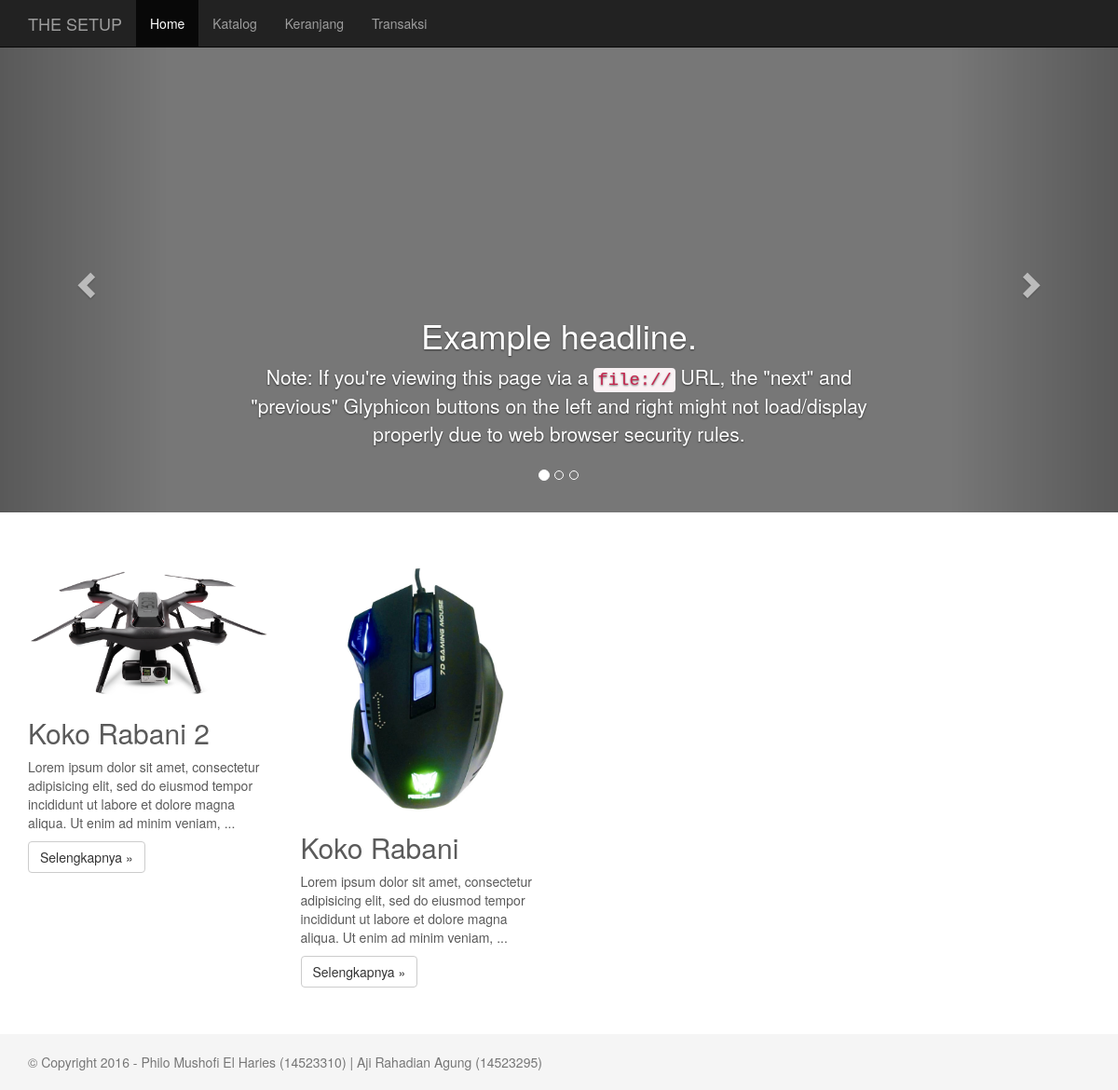
The page / on the database its author committed.
### tables this page shows
CREATE TABLE IF NOT EXISTS `produk` (
`id` int(11) NOT NULL,
  `nama` varchar(255) NOT NULL,
  `harga` int(11) NOT NULL,
  `ukuran` varchar(10) NOT NULL,
  `deskripsi` text NOT NULL,
  `kategori` varchar(255) NOT NULL,
  `image` varchar(50) NOT NULL
);

### index.php (the view, shortened to what this page needs)
<?php
require_once("config/database.php");
?>
<!DOCTYPE html>
<html lang="en">
<head>
    <link href="assets/bootstrap/css/bootstrap.min.css" rel="stylesheet" />
    <link href="css/index.css" rel="stylesheet" />
  </head>
  <body>
    <div class="navbar navbar-inverse navbar-fixed-top" role="navigation">
      <div class="container">
        <div class="navbar-header">
          <a class="navbar-brand" href="#">THE SETUP</a>
        </div>
        <div class="navbar-collapse collapse">
          <ul class="nav navbar-nav">
            <li class="active"><a href="index.php">Home</a></li>
            <li><a href="katalog.php">Katalog</a></li>
            <li><a href="keranjang.php">Keranjang</a></li>
            <li><a href="transaksi.php">Transaksi</a></li>
          </ul>
        </div>
      </div>
    </div>
    <div id="myCarousel" class="carousel slide" data-ride="carousel">
      <ol class="carousel-indicators">
        <li data-target="#myCarousel" data-slide-to="0" class="active"></li>
        <li data-target="#myCarousel" data-slide-to="1"></li>
        <li data-target="#myCarousel" data-slide-to="2"></li>
      </ol>
      <div class="carousel-inner">
        <div class="item active">
          <img alt="First slide">
          <div class="container">
            <div class="carousel-caption">
              <h1>Example headline.</h1>
              <p>Note: If you're viewing this page via a <code>file://</code> URL, the "next" and "previous" Glyphicon buttons on the left and right might not load/display properly due to web browser security rules.</p>
            </div>
          </div>
        </div>
      </div>
      <a class="left carousel-control" href="#myCarousel" role="button" data-slide="prev"><span class="glyphicon glyphicon-chevron-left"></span></a>
      <a class="right carousel-control" href="#myCarousel" role="button" data-slide="next"><span class="glyphicon glyphicon-chevron-right"></span></a>
    </div>
    <div class="container marketing">
      <div class="row featured-wrapper">
        <?php
        $featured = mysqli_query($conn, "SELECT p.* FROM produk p LEFT JOIN transaksi_item ti ON p.id = ti.produk_id GROUP BY p.id ORDER BY ti.id DESC LIMIT 12");
        while ($row = mysqli_fetch_array($featured)) { ?>
        <div class="col-sm-3">
          <img class="img-circle" src="img/produk/<?php echo $row["image"]; ?>" alt="Generic placeholder image" style="width: 100%;">
          <h2><?php echo $row["nama"]; ?></h2>
          <p><?php echo (strlen($row["deskripsi"]) > 150) ? substr($row["deskripsi"], 0, 150).'...' : $row["deskripsi"]; ?></p>
          <p><a class="btn btn-default" href="detail.php?id=<?php echo $row["id"]; ?>" role="button">Selengkapnya »</a></p>
        </div>
        <?php }?>
      </div>
    </div>
    <footer>
      <div class="container">
        <p class="text-muted">&copy; Copyright 2016 - Philo Mushofi El Haries (14523310) | Aji Rahadian Agung (14523295)</p>
      </div>
    </footer>
  </body>
</html>

### css/index.css (style rules this page uses)
html { position: relative; min-height: 100%; }
body { margin-bottom: 60px; }
body { padding-top: 50px; padding-bottom: 40px; color: #5a5a5a; }
.carousel { height: 500px; margin-bottom: 60px; }
.carousel-caption { z-index: 10; }
.carousel .item { height: 500px; background-color: #777; }
.carousel-inner > .item > img { position: absolute; top: 0; left: 0; min-width: 100%; height: 500px; }
.marketing h2 { font-weight: normal; }
@media (min-width: 768px) { .carousel-caption p { margin-bottom: 20px; font-size: 21px; line-height: 1.4; } }
body > footer { position: absolute; bottom: 0; width: 100%; height: 60px; background-color: #f5f5f5; }
body > footer > .container { padding-right: 15px; padding-left: 15px; }
body > footer > .container .text-muted { margin: 20px 0; }

### rows shown on the page
produk: image (picture), nama "Koko Rabani 2", deskripsi "Lorem ipsum dolor sit amet, consectetur adipisicing elit, sed do eiusmod tempor incididunt ut labore et dolore magna aliqua. Ut enim ad minim veniam,"
produk: image (picture), nama "Koko Rabani", deskripsi "Lorem ipsum dolor sit amet, consectetur adipisicing elit, sed do eiusmod tempor incididunt ut labore et dolore magna aliqua. Ut enim ad minim veniam,"
